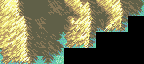

Rendered tile map (Tiled .tmx) drawn with the repository's tilesets; below, a short description and the full map source, tile grids included:
An orthogonal 9x4 tile map with 16x16 px tiles, 1 tile layer (Tile Layer 1).

<map version="1.0" tiledversion="1.1.4" orientation="orthogonal" renderorder="right-down" width="9" height="4" tilewidth="16" tileheight="16" infinite="0" nextobjectid="1">
 <tileset firstgid="1" name="FE7 - Fields - 1c1d1e1f" tilewidth="16" tileheight="16" tilecount="1024" columns="32">
  <image source="01000203.png" trans="ffffff" width="512" height="512" />
 </tileset>
 <layer name="Tile Layer 1" width="9" height="4">
  <properties>
   <property name="Anims1" value="5" />
   <property name="ChapterID" value="0" />
   <property name="Main" value="" />
   <property name="MapID" value="4" />
   <property name="ObjectType1" value="1" />
   <property name="PaletteID" value="0x38" />
   <property name="TileConfig" value="3" />
  </properties>
  <data>
   <tile gid="588" />
   <tile gid="618" />
   <tile gid="429" />
   <tile gid="430" />
   <tile gid="584" />
   <tile gid="546" />
   <tile gid="584" />
   <tile gid="523" />
   <tile gid="561" />
   <tile gid="524" />
   <tile gid="523" />
   <tile gid="461" />
   <tile gid="429" />
   <tile gid="614" />
   <tile gid="460" />
   <tile gid="780" />
   <tile gid="559" />
   <tile />
   <tile gid="525" />
   <tile gid="460" />
   <tile gid="493" />
   <tile gid="466" />
   <tile gid="560" />
   <tile gid="590" />
   <tile />
   <tile />
   <tile />
   <tile gid="560" />
   <tile gid="747" />
   <tile gid="495" />
   <tile gid="593" />
   <tile />
   <tile />
   <tile />
   <tile />
   <tile />
  </data>
 </layer>
</map>
